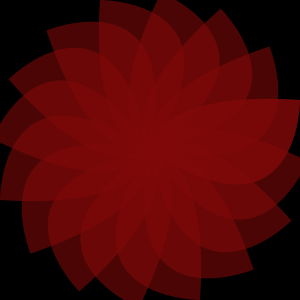
Frame 1 (no input)
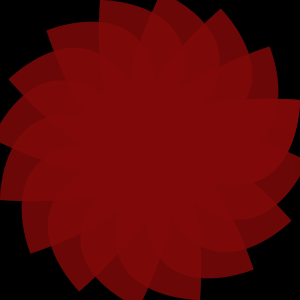
Frame 2 (the mouse pressed at the canvas centre, redrawn once)

The Processing sketch that drew these frames (run headless with seeded random() and noise(); the mouse was pressed at the canvas centre and the sketch redrawn once):

// Processing sketch: processing_163729
// ── processing_163729.pde

void setup () {
  size (300, 300);
  background (0);
  smooth ();
  noLoop ();
}
void draw () {
drawPetal (0, 0, 0, -60, 150, -50, 150, 100);
}

void drawPetal (int vx1, int vy1, int cx2, int cy2, int vx2, int vy2, int cx4, int cy4) {
  translate (150, 150);
  noStroke ();
  fill (129, 8, 8, 150);
  beginShape ();
vertex (0, 0);
bezierVertex (vx1, vy1, cx2, cy2, vx2, vy2);
bezierVertex (vx2, vy2, cx4, cy4, vx1, vy1);
endShape ();
beginShape ();
rotate (PI/8);
vertex (vx1, vy1);
bezierVertex (vx1, vy1, cx2, cy2, vx2, vy2);
bezierVertex (vx2, vy2, cx4, cy4, vx1, vy1);
endShape ();
rotate (PI/8);
beginShape ();
vertex (vx1, vy1);
bezierVertex (vx1, vy1, cx2, cy2, vx2, vy2);
bezierVertex (vx2, vy2, cx4, cy4, vx1, vy1);
endShape ();
rotate (PI/8);
beginShape ();
vertex (vx1, vy1);
bezierVertex (vx1, vy1, cx2, cy2, vx2, vy2);
bezierVertex (vx2, vy2, cx4, cy4, vx1, vy1);
endShape ();
rotate (PI/8);
beginShape ();
vertex (vx1, vy1);
bezierVertex (vx1, vy1, cx2, cy2, vx2, vy2);
bezierVertex (vx2, vy2, cx4, cy4, vx1, vy1);
endShape ();
rotate (PI/8);
beginShape ();
vertex (vx1, vy1);
bezierVertex (vx1, vy1, cx2, cy2, vx2, vy2);
bezierVertex (vx2, vy2, cx4, cy4, vx1, vy1);
endShape ();
rotate (PI/8);
beginShape ();
vertex (vx1, vy1);
bezierVertex (vx1, vy1, cx2, cy2, vx2, vy2);
bezierVertex (vx2, vy2, cx4, cy4, vx1, vy1);
endShape ();
rotate (PI/8);
beginShape ();
vertex (vx1, vy1);
bezierVertex (vx1, vy1, cx2, cy2, vx2, vy2);
bezierVertex (vx2, vy2, cx4, cy4, vx1, vy1);
endShape ();
rotate (PI/8);
beginShape ();
vertex (vx1, vy1);
bezierVertex (vx1, vy1, cx2, cy2, vx2, vy2);
bezierVertex (vx2, vy2, cx4, cy4, vx1, vy1);
endShape ();
rotate (PI/8);
beginShape ();
vertex (vx1, vy1);
bezierVertex (vx1, vy1, cx2, cy2, vx2, vy2);
bezierVertex (vx2, vy2, cx4, cy4, vx1, vy1);
endShape ();
rotate (PI/8);
beginShape ();
vertex (vx1, vy1);
bezierVertex (vx1, vy1, cx2, cy2, vx2, vy2);
bezierVertex (vx2, vy2, cx4, cy4, vx1, vy1);
endShape ();
rotate (PI/8);
beginShape ();
vertex (vx1, vy1);
bezierVertex (vx1, vy1, cx2, cy2, vx2, vy2);
bezierVertex (vx2, vy2, cx4, cy4, vx1, vy1);
endShape ();
rotate (PI/8);
beginShape ();
vertex (vx1, vy1);
bezierVertex (vx1, vy1, cx2, cy2, vx2, vy2);
bezierVertex (vx2, vy2, cx4, cy4, vx1, vy1);
endShape ();
rotate (PI/8);
beginShape ();
vertex (vx1, vy1);
bezierVertex (vx1, vy1, cx2, cy2, vx2, vy2);
bezierVertex (vx2, vy2, cx4, cy4, vx1, vy1);
endShape ();
rotate (PI/8);
beginShape ();
vertex (vx1, vy1);
bezierVertex (vx1, vy1, cx2, cy2, vx2, vy2);
bezierVertex (vx2, vy2, cx4, cy4, vx1, vy1);
endShape ();
rotate (PI/8);
beginShape ();
vertex (vx1, vy1);
bezierVertex (vx1, vy1, cx2, cy2, vx2, vy2);
bezierVertex (vx2, vy2, cx4, cy4, vx1, vy1);
endShape ();
rotate (PI/8);
beginShape ();
vertex (vx1, vy1);
bezierVertex (vx1, vy1, cx2, cy2, vx2, vy2);
bezierVertex (vx2, vy2, cx4, cy4, vx1, vy1);
endShape ();
}
